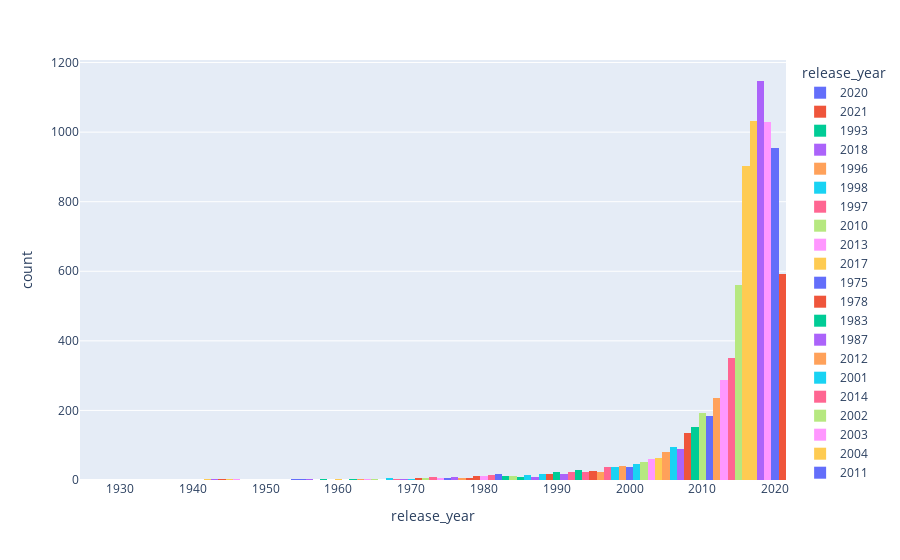

The notebook cell this image was saved under:
### Code cell
px.histogram(netflixdata_df,x="release_year",color="release_year")

### Figure 1 — Plotly figure (JSON) as saved in the notebook; plotly's stock layout.template omitted (floating-point values rounded to 4 significant figures; data arrays with more than 128 entries replaced by an {"elided": "..."} marker saying what was removed)
{"data": [{"alignmentgroup": "True", "bingroup": "x", "hovertemplate": "release_year=%{x}<br>count=%{y}<extra></extra>", "legendgroup": "2020", "marker": {"color": "#636efa", "pattern": {"shape": ""}}, "name": "2020", "offsetgroup": "2020", "orientation": "v", "showlegend": true, "type": "histogram", "x": {"elided": "953 int values"}, "xaxis": "x", "yaxis": "y"}, {"alignmentgroup": "True", "bingroup": "x", "hovertemplate": "release_year=%{x}<br>count=%{y}<extra></extra>", "legendgroup": "2021", "marker": {"color": "#EF553B", "pattern": {"shape": ""}}, "name": "2021", "offsetgroup": "2021", "orientation": "v", "showlegend": true, "type": "histogram", "x": {"elided": "592 int values"}, "xaxis": "x", "yaxis": "y"}, {"alignmentgroup": "True", "bingroup": "x", "hovertemplate": "release_year=%{x}<br>count=%{y}<extra></extra>", "legendgroup": "1993", "marker": {"color": "#00cc96", "pattern": {"shape": ""}}, "name": "1993", "offsetgroup": "1993", "orientation": "v", "showlegend": true, "type": "histogram", "x": [1993, 1993, 1993, 1993, 1993, 1993, 1993, 1993, 1993, 1993, 1993, 1993, 1993, 1993, 1993, 1993, 1993, 1993, 1993, 1993, 1993, 1993, 1993, 1993, 1993, 1993, 1993, 1993], "xaxis": "x", "yaxis": "y"}, {"alignmentgroup": "True", "bingroup": "x", "hovertemplate": "release_year=%{x}<br>count=%{y}<extra></extra>", "legendgroup": "2018", "marker": {"color": "#ab63fa", "pattern": {"shape": ""}}, "name": "2018", "offsetgroup": "2018", "orientation": "v", "showlegend": true, "type": "histogram", "x": {"elided": "1147 int values"}, "xaxis": "x", "yaxis": "y"}, {"alignmentgroup": "True", "bingroup": "x", "hovertemplate": "release_year=%{x}<br>count=%{y}<extra></extra>", "legendgroup": "1996", "marker": {"color": "#FFA15A", "pattern": {"shape": ""}}, "name": "1996", "offsetgroup": "1996", "orientation": "v", "showlegend": true, "type": "histogram", "x": [1996, 1996, 1996, 1996, 1996, 1996, 1996, 1996, 1996, 1996, 1996, 1996, 1996, 1996, 1996, 1996, 1996, 1996, 1996, 1996, 1996, 1996, 1996, 1996], "xaxis": "x", "yaxis": "y"}, {"alignmentgroup": "True", "bingroup": "x", "hovertemplate": "release_year=%{x}<br>count=%{y}<extra></extra>", "legendgroup": "1998", "marker": {"color": "#19d3f3", "pattern": {"shape": ""}}, "name": "1998", "offsetgroup": "1998", "orientation": "v", "showlegend": true, "type": "histogram", "x": [1998, 1998, 1998, 1998, 1998, 1998, 1998, 1998, 1998, 1998, 1998, 1998, 1998, 1998, 1998, 1998, 1998, 1998, 1998, 1998, 1998, 1998, 1998, 1998, 1998, 1998, 1998, 1998, 1998, 1998, 1998, 1998, 1998, 1998, 1998, 1998], "xaxis": "x", "yaxis": "y"}, {"alignmentgroup": "True", "bingroup": "x", "hovertemplate": "release_year=%{x}<br>count=%{y}<extra></extra>", "legendgroup": "1997", "marker": {"color": "#FF6692", "pattern": {"shape": ""}}, "name": "1997", "offsetgroup": "1997", "orientation": "v", "showlegend": true, "type": "histogram", "x": [1997, 1997, 1997, 1997, 1997, 1997, 1997, 1997, 1997, 1997, 1997, 1997, 1997, 1997, 1997, 1997, 1997, 1997, 1997, 1997, 1997, 1997, 1997, 1997, 1997, 1997, 1997, 1997, 1997, 1997, 1997, 1997, 1997, 1997, 1997, 1997, 1997, 1997], "xaxis": "x", "yaxis": "y"}, {"alignmentgroup": "True", "bingroup": "x", "hovertemplate": "release_year=%{x}<br>count=%{y}<extra></extra>", "legendgroup": "2010", "marker": {"color": "#B6E880", "pattern": {"shape": ""}}, "name": "2010", "offsetgroup": "2010", "orientation": "v", "showlegend": true, "type": "histogram", "x": {"elided": "194 int values"}, "xaxis": "x", "yaxis": "y"}, {"alignmentgroup": "True", "bingroup": "x", "hovertemplate": "release_year=%{x}<br>count=%{y}<extra></extra>", "legendgroup": "2013", "marker": {"color": "#FF97FF", "pattern": {"shape": ""}}, "name": "2013", "offsetgroup": "2013", "orientation": "v", "showlegend": true, "type": "histogram", "x": {"elided": "288 int values"}, "xaxis": "x", "yaxis": "y"}, {"alignmentgroup": "True", "bingroup": "x", "hovertemplate": "release_year=%{x}<br>count=%{y}<extra></extra>", "legendgroup": "2017", "marker": {"color": "#FECB52", "pattern": {"shape": ""}}, "name": "2017", "offsetgroup": "2017", "orientation": "v", "showlegend": true, "type": "histogram", "x": {"elided": "1032 int values"}, "xaxis": "x", "yaxis": "y"}, {"alignmentgroup": "True", "bingroup": "x", "hovertemplate": "release_year=%{x}<br>count=%{y}<extra></extra>", "legendgroup": "1975", "marker": {"color": "#636efa", "pattern": {"shape": ""}}, "name": "1975", "offsetgroup": "1975", "orientation": "v", "showlegend": true, "type": "histogram", "x": [1975, 1975, 1975, 1975, 1975, 1975, 1975], "xaxis": "x", "yaxis": "y"}, {"alignmentgroup": "True", "bingroup": "x", "hovertemplate": "release_year=%{x}<br>count=%{y}<extra></extra>", "legendgroup": "1978", "marker": {"color": "#EF553B", "pattern": {"shape": ""}}, "name": "1978", "offsetgroup": "1978", "orientation": "v", "showlegend": true, "type": "histogram", "x": [1978, 1978, 1978, 1978, 1978, 1978, 1978], "xaxis": "x", "yaxis": "y"}, {"alignmentgroup": "True", "bingroup": "x", "hovertemplate": "release_year=%{x}<br>count=%{y}<extra></extra>", "legendgroup": "1983", "marker": {"color": "#00cc96", "pattern": {"shape": ""}}, "name": "1983", "offsetgroup": "1983", "orientation": "v", "showlegend": true, "type": "histogram", "x": [1983, 1983, 1983, 1983, 1983, 1983, 1983, 1983, 1983, 1983, 1983], "xaxis": "x", "yaxis": "y"}, {"alignmentgroup": "True", "bingroup": "x", "hovertemplate": "release_year=%{x}<br>count=%{y}<extra></extra>", "legendgroup": "1987", "marker": {"color": "#ab63fa", "pattern": {"shape": ""}}, "name": "1987", "offsetgroup": "1987", "orientation": "v", "showlegend": true, "type": "histogram", "x": [1987, 1987, 1987, 1987, 1987, 1987, 1987, 1987], "xaxis": "x", "yaxis": "y"}, {"alignmentgroup": "True", "bingroup": "x", "hovertemplate": "release_year=%{x}<br>count=%{y}<extra></extra>", "legendgroup": "2012", "marker": {"color": "#FFA15A", "pattern": {"shape": ""}}, "name": "2012", "offsetgroup": "2012", "orientation": "v", "showlegend": true, "type": "histogram", "x": {"elided": "237 int values"}, "xaxis": "x", "yaxis": "y"}, {"alignmentgroup": "True", "bingroup": "x", "hovertemplate": "release_year=%{x}<br>count=%{y}<extra></extra>", "legendgroup": "2001", "marker": {"color": "#19d3f3", "pattern": {"shape": ""}}, "name": "2001", "offsetgroup": "2001", "orientation": "v", "showlegend": true, "type": "histogram", "x": [2001, 2001, 2001, 2001, 2001, 2001, 2001, 2001, 2001, 2001, 2001, 2001, 2001, 2001, 2001, 2001, 2001, 2001, 2001, 2001, 2001, 2001, 2001, 2001, 2001, 2001, 2001, 2001, 2001, 2001, 2001, 2001, 2001, 2001, 2001, 2001, 2001, 2001, 2001, 2001, 2001, 2001, 2001, 2001, 2001], "xaxis": "x", "yaxis": "y"}, {"alignmentgroup": "True", "bingroup": "x", "hovertemplate": "release_year=%{x}<br>count=%{y}<extra></extra>", "legendgroup": "2014", "marker": {"color": "#FF6692", "pattern": {"shape": ""}}, "name": "2014", "offsetgroup": "2014", "orientation": "v", "showlegend": true, "type": "histogram", "x": {"elided": "352 int values"}, "xaxis": "x", "yaxis": "y"}, {"alignmentgroup": "True", "bingroup": "x", "hovertemplate": "release_year=%{x}<br>count=%{y}<extra></extra>", "legendgroup": "2002", "marker": {"color": "#B6E880", "pattern": {"shape": ""}}, "name": "2002", "offsetgroup": "2002", "orientation": "v", "showlegend": true, "type": "histogram", "x": [2002, 2002, 2002, 2002, 2002, 2002, 2002, 2002, 2002, 2002, 2002, 2002, 2002, 2002, 2002, 2002, 2002, 2002, 2002, 2002, 2002, 2002, 2002, 2002, 2002, 2002, 2002, 2002, 2002, 2002, 2002, 2002, 2002, 2002, 2002, 2002, 2002, 2002, 2002, 2002, 2002, 2002, 2002, 2002, 2002, 2002, 2002, 2002, 2002, 2002, 2002], "xaxis": "x", "yaxis": "y"}, {"alignmentgroup": "True", "bingroup": "x", "hovertemplate": "release_year=%{x}<br>count=%{y}<extra></extra>", "legendgroup": "2003", "marker": {"color": "#FF97FF", "pattern": {"shape": ""}}, "name": "2003", "offsetgroup": "2003", "orientation": "v", "showlegend": true, "type": "histogram", "x": [2003, 2003, 2003, 2003, 2003, 2003, 2003, 2003, 2003, 2003, 2003, 2003, 2003, 2003, 2003, 2003, 2003, 2003, 2003, 2003, 2003, 2003, 2003, 2003, 2003, 2003, 2003, 2003, 2003, 2003, 2003, 2003, 2003, 2003, 2003, 2003, 2003, 2003, 2003, 2003, 2003, 2003, 2003, 2003, 2003, 2003, 2003, 2003, 2003, 2003, 2003, 2003, 2003, 2003, 2003, 2003, 2003, 2003, 2003, 2003, 2003], "xaxis": "x", "yaxis": "y"}, {"alignmentgroup": "True", "bingroup": "x", "hovertemplate": "release_year=%{x}<br>count=%{y}<extra></extra>", "legendgroup": "2004", "marker": {"color": "#FECB52", "pattern": {"shape": ""}}, "name": "2004", "offsetgroup": "2004", "orientation": "v", "showlegend": true, "type": "histogram", "x": [2004, 2004, 2004, 2004, 2004, 2004, 2004, 2004, 2004, 2004, 2004, 2004, 2004, 2004, 2004, 2004, 2004, 2004, 2004, 2004, 2004, 2004, 2004, 2004, 2004, 2004, 2004, 2004, 2004, 2004, 2004, 2004, 2004, 2004, 2004, 2004, 2004, 2004, 2004, 2004, 2004, 2004, 2004, 2004, 2004, 2004, 2004, 2004, 2004, 2004, 2004, 2004, 2004, 2004, 2004, 2004, 2004, 2004, 2004, 2004, 2004, 2004, 2004, 2004], "xaxis": "x", "yaxis": "y"}, {"alignmentgroup": "True", "bingroup": "x", "hovertemplate": "release_year=%{x}<br>count=%{y}<extra></extra>", "legendgroup": "2011", "marker": {"color": "#636efa", "pattern": {"shape": ""}}, "name": "2011", "offsetgroup": "2011", "orientation": "v", "showlegend": true, "type": "histogram", "x": {"elided": "185 int values"}, "xaxis": "x", "yaxis": "y"}, {"alignmentgroup": "True", "bingroup": "x", "hovertemplate": "release_year=%{x}<br>count=%{y}<extra></extra>", "legendgroup": "2008", "marker": {"color": "#EF553B", "pattern": {"shape": ""}}, "name": "2008", "offsetgroup": "2008", "orientation": "v", "showlegend": true, "type": "histogram", "x": {"elided": "136 int values"}, "xaxis": "x", "yaxis": "y"}, {"alignmentgroup": "True", "bingroup": "x", "hovertemplate": "release_year=%{x}<br>count=%{y}<extra></extra>", "legendgroup": "2009", "marker": {"color": "#00cc96", "pattern": {"shape": ""}}, "name": "2009", "offsetgroup": "2009", "orientation": "v", "showlegend": true, "type": "histogram", "x": {"elided": "152 int values"}, "xaxis": "x", "yaxis": "y"}, {"alignmentgroup": "True", "bingroup": "x", "hovertemplate": "release_year=%{x}<br>count=%{y}<extra></extra>", "legendgroup": "2007", "marker": {"color": "#ab63fa", "pattern": {"shape": ""}}, "name": "2007", "offsetgroup": "2007", "orientation": "v", "showlegend": true, "type": "histogram", "x": [2007, 2007, 2007, 2007, 2007, 2007, 2007, 2007, 2007, 2007, 2007, 2007, 2007, 2007, 2007, 2007, 2007, 2007, 2007, 2007, 2007, 2007, 2007, 2007, 2007, 2007, 2007, 2007, 2007, 2007, 2007, 2007, 2007, 2007, 2007, 2007, 2007, 2007, 2007, 2007, 2007, 2007, 2007, 2007, 2007, 2007, 2007, 2007, 2007, 2007, 2007, 2007, 2007, 2007, 2007, 2007, 2007, 2007, 2007, 2007, 2007, 2007, 2007, 2007, 2007, 2007, 2007, 2007, 2007, 2007, 2007, 2007, 2007, 2007, 2007, 2007, 2007, 2007, 2007, 2007, 2007, 2007, 2007, 2007, 2007, 2007, 2007, 2007], "xaxis": "x", "yaxis": "y"}, {"alignmentgroup": "True", "bingroup": "x", "hovertemplate": "release_year=%{x}<br>count=%{y}<extra></extra>", "legendgroup": "2005", "marker": {"color": "#FFA15A", "pattern": {"shape": ""}}, "name": "2005", "offsetgroup": "2005", "orientation": "v", "showlegend": true, "type": "histogram", "x": [2005, 2005, 2005, 2005, 2005, 2005, 2005, 2005, 2005, 2005, 2005, 2005, 2005, 2005, 2005, 2005, 2005, 2005, 2005, 2005, 2005, 2005, 2005, 2005, 2005, 2005, 2005, 2005, 2005, 2005, 2005, 2005, 2005, 2005, 2005, 2005, 2005, 2005, 2005, 2005, 2005, 2005, 2005, 2005, 2005, 2005, 2005, 2005, 2005, 2005, 2005, 2005, 2005, 2005, 2005, 2005, 2005, 2005, 2005, 2005, 2005, 2005, 2005, 2005, 2005, 2005, 2005, 2005, 2005, 2005, 2005, 2005, 2005, 2005, 2005, 2005, 2005, 2005, 2005, 2005], "xaxis": "x", "yaxis": "y"}, {"alignmentgroup": "True", "bingroup": "x", "hovertemplate": "release_year=%{x}<br>count=%{y}<extra></extra>", "legendgroup": "2006", "marker": {"color": "#19d3f3", "pattern": {"shape": ""}}, "name": "2006", "offsetgroup": "2006", "orientation": "v", "showlegend": true, "type": "histogram", "x": [2006, 2006, 2006, 2006, 2006, 2006, 2006, 2006, 2006, 2006, 2006, 2006, 2006, 2006, 2006, 2006, 2006, 2006, 2006, 2006, 2006, 2006, 2006, 2006, 2006, 2006, 2006, 2006, 2006, 2006, 2006, 2006, 2006, 2006, 2006, 2006, 2006, 2006, 2006, 2006, 2006, 2006, 2006, 2006, 2006, 2006, 2006, 2006, 2006, 2006, 2006, 2006, 2006, 2006, 2006, 2006, 2006, 2006, 2006, 2006, 2006, 2006, 2006, 2006, 2006, 2006, 2006, 2006, 2006, 2006, 2006, 2006, 2006, 2006, 2006, 2006, 2006, 2006, 2006, 2006, 2006, 2006, 2006, 2006, 2006, 2006, 2006, 2006, 2006, 2006, 2006, 2006, 2006, 2006, 2006, 2006], "xaxis": "x", "yaxis": "y"}, {"alignmentgroup": "True", "bingroup": "x", "hovertemplate": "release_year=%{x}<br>count=%{y}<extra></extra>", "legendgroup": "1994", "marker": {"color": "#FF6692", "pattern": {"shape": ""}}, "name": "1994", "offsetgroup": "1994", "orientation": "v", "showlegend": true, "type": "histogram", "x": [1994, 1994, 1994, 1994, 1994, 1994, 1994, 1994, 1994, 1994, 1994, 1994, 1994, 1994, 1994, 1994, 1994, 1994, 1994, 1994, 1994, 1994], "xaxis": "x", "yaxis": "y"}, {"alignmentgroup": "True", "bingroup": "x", "hovertemplate": "release_year=%{x}<br>count=%{y}<extra></extra>", "legendgroup": "2015", "marker": {"color": "#B6E880", "pattern": {"shape": ""}}, "name": "2015", "offsetgroup": "2015", "orientation": "v", "showlegend": true, "type": "histogram", "x": {"elided": "560 int values"}, "xaxis": "x", "yaxis": "y"}, {"alignmentgroup": "True", "bingroup": "x", "hovertemplate": "release_year=%{x}<br>count=%{y}<extra></extra>", "legendgroup": "2019", "marker": {"color": "#FF97FF", "pattern": {"shape": ""}}, "name": "2019", "offsetgroup": "2019", "orientation": "v", "showlegend": true, "type": "histogram", "x": {"elided": "1030 int values"}, "xaxis": "x", "yaxis": "y"}, {"alignmentgroup": "True", "bingroup": "x", "hovertemplate": "release_year=%{x}<br>count=%{y}<extra></extra>", "legendgroup": "2016", "marker": {"color": "#FECB52", "pattern": {"shape": ""}}, "name": "2016", "offsetgroup": "2016", "orientation": "v", "showlegend": true, "type": "histogram", "x": {"elided": "902 int values"}, "xaxis": "x", "yaxis": "y"}, {"alignmentgroup": "True", "bingroup": "x", "hovertemplate": "release_year=%{x}<br>count=%{y}<extra></extra>", "legendgroup": "1982", "marker": {"color": "#636efa", "pattern": {"shape": ""}}, "name": "1982", "offsetgroup": "1982", "orientation": "v", "showlegend": true, "type": "histogram", "x": [1982, 1982, 1982, 1982, 1982, 1982, 1982, 1982, 1982, 1982, 1982, 1982, 1982, 1982, 1982, 1982, 1982], "xaxis": "x", "yaxis": "y"}, {"alignmentgroup": "True", "bingroup": "x", "hovertemplate": "release_year=%{x}<br>count=%{y}<extra></extra>", "legendgroup": "1989", "marker": {"color": "#EF553B", "pattern": {"shape": ""}}, "name": "1989", "offsetgroup": "1989", "orientation": "v", "showlegend": true, "type": "histogram", "x": [1989, 1989, 1989, 1989, 1989, 1989, 1989, 1989, 1989, 1989, 1989, 1989, 1989, 1989, 1989, 1989], "xaxis": "x", "yaxis": "y"}, {"alignmentgroup": "True", "bingroup": "x", "hovertemplate": "release_year=%{x}<br>count=%{y}<extra></extra>", "legendgroup": "1990", "marker": {"color": "#00cc96", "pattern": {"shape": ""}}, "name": "1990", "offsetgroup": "1990", "orientation": "v", "showlegend": true, "type": "histogram", "x": [1990, 1990, 1990, 1990, 1990, 1990, 1990, 1990, 1990, 1990, 1990, 1990, 1990, 1990, 1990, 1990, 1990, 1990, 1990, 1990, 1990, 1990], "xaxis": "x", "yaxis": "y"}, {"alignmentgroup": "True", "bingroup": "x", "hovertemplate": "release_year=%{x}<br>count=%{y}<extra></extra>", "legendgroup": "1991", "marker": {"color": "#ab63fa", "pattern": {"shape": ""}}, "name": "1991", "offsetgroup": "1991", "orientation": "v", "showlegend": true, "type": "histogram", "x": [1991, 1991, 1991, 1991, 1991, 1991, 1991, 1991, 1991, 1991, 1991, 1991, 1991, 1991, 1991, 1991, 1991], "xaxis": "x", "yaxis": "y"}, {"alignmentgroup": "True", "bingroup": "x", "hovertemplate": "release_year=%{x}<br>count=%{y}<extra></extra>", "legendgroup": "1999", "marker": {"color": "#FFA15A", "pattern": {"shape": ""}}, "name": "1999", "offsetgroup": "1999", "orientation": "v", "showlegend": true, "type": "histogram", "x": [1999, 1999, 1999, 1999, 1999, 1999, 1999, 1999, 1999, 1999, 1999, 1999, 1999, 1999, 1999, 1999, 1999, 1999, 1999, 1999, 1999, 1999, 1999, 1999, 1999, 1999, 1999, 1999, 1999, 1999, 1999, 1999, 1999, 1999, 1999, 1999, 1999, 1999, 1999], "xaxis": "x", "yaxis": "y"}, {"alignmentgroup": "True", "bingroup": "x", "hovertemplate": "release_year=%{x}<br>count=%{y}<extra></extra>", "legendgroup": "1986", "marker": {"color": "#19d3f3", "pattern": {"shape": ""}}, "name": "1986", "offsetgroup": "1986", "orientation": "v", "showlegend": true, "type": "histogram", "x": [1986, 1986, 1986, 1986, 1986, 1986, 1986, 1986, 1986, 1986, 1986, 1986, 1986], "xaxis": "x", "yaxis": "y"}, {"alignmentgroup": "True", "bingroup": "x", "hovertemplate": "release_year=%{x}<br>count=%{y}<extra></extra>", "legendgroup": "1992", "marker": {"color": "#FF6692", "pattern": {"shape": ""}}, "name": "1992", "offsetgroup": "1992", "orientation": "v", "showlegend": true, "type": "histogram", "x": [1992, 1992, 1992, 1992, 1992, 1992, 1992, 1992, 1992, 1992, 1992, 1992, 1992, 1992, 1992, 1992, 1992, 1992, 1992, 1992, 1992, 1992, 1992], "xaxis": "x", "yaxis": "y"}, {"alignmentgroup": "True", "bingroup": "x", "hovertemplate": "release_year=%{x}<br>count=%{y}<extra></extra>", "legendgroup": "1984", "marker": {"color": "#B6E880", "pattern": {"shape": ""}}, "name": "1984", "offsetgroup": "1984", "orientation": "v", "showlegend": true, "type": "histogram", "x": [1984, 1984, 1984, 1984, 1984, 1984, 1984, 1984, 1984, 1984, 1984, 1984], "xaxis": "x", "yaxis": "y"}, {"alignmentgroup": "True", "bingroup": "x", "hovertemplate": "release_year=%{x}<br>count=%{y}<extra></extra>", "legendgroup": "1980", "marker": {"color": "#FF97FF", "pattern": {"shape": ""}}, "name": "1980", "offsetgroup": "1980", "orientation": "v", "showlegend": true, "type": "histogram", "x": [1980, 1980, 1980, 1980, 1980, 1980, 1980, 1980, 1980, 1980, 1980], "xaxis": "x", "yaxis": "y"}, {"alignmentgroup": "True", "bingroup": "x", "hovertemplate": "release_year=%{x}<br>count=%{y}<extra></extra>", "legendgroup": "1961", "marker": {"color": "#FECB52", "pattern": {"shape": ""}}, "name": "1961", "offsetgroup": "1961", "orientation": "v", "showlegend": true, "type": "histogram", "x": [1961], "xaxis": "x", "yaxis": "y"}, {"alignmentgroup": "True", "bingroup": "x", "hovertemplate": "release_year=%{x}<br>count=%{y}<extra></extra>", "legendgroup": "2000", "marker": {"color": "#636efa", "pattern": {"shape": ""}}, "name": "2000", "offsetgroup": "2000", "orientation": "v", "showlegend": true, "type": "histogram", "x": [2000, 2000, 2000, 2000, 2000, 2000, 2000, 2000, 2000, 2000, 2000, 2000, 2000, 2000, 2000, 2000, 2000, 2000, 2000, 2000, 2000, 2000, 2000, 2000, 2000, 2000, 2000, 2000, 2000, 2000, 2000, 2000, 2000, 2000, 2000, 2000, 2000], "xaxis": "x", "yaxis": "y"}, {"alignmentgroup": "True", "bingroup": "x", "hovertemplate": "release_year=%{x}<br>count=%{y}<extra></extra>", "legendgroup": "1995", "marker": {"color": "#EF553B", "pattern": {"shape": ""}}, "name": "1995", "offsetgroup": "1995", "orientation": "v", "showlegend": true, "type": "histogram", "x": [1995, 1995, 1995, 1995, 1995, 1995, 1995, 1995, 1995, 1995, 1995, 1995, 1995, 1995, 1995, 1995, 1995, 1995, 1995, 1995, 1995, 1995, 1995, 1995, 1995], "xaxis": "x", "yaxis": "y"}, {"alignmentgroup": "True", "bingroup": "x", "hovertemplate": "release_year=%{x}<br>count=%{y}<extra></extra>", "legendgroup": "1985", "marker": {"color": "#00cc96", "pattern": {"shape": ""}}, "name": "1985", "offsetgroup": "1985", "orientation": "v", "showlegend": true, "type": "histogram", "x": [1985, 1985, 1985, 1985, 1985, 1985, 1985, 1985, 1985, 1985], "xaxis": "x", "yaxis": "y"}, {"alignmentgroup": "True", "bingroup": "x", "hovertemplate": "release_year=%{x}<br>count=%{y}<extra></extra>", "legendgroup": "1976", "marker": {"color": "#ab63fa", "pattern": {"shape": ""}}, "name": "1976", "offsetgroup": "1976", "orientation": "v", "showlegend": true, "type": "histogram", "x": [1976, 1976, 1976, 1976, 1976, 1976, 1976, 1976, 1976], "xaxis": "x", "yaxis": "y"}, {"alignmentgroup": "True", "bingroup": "x", "hovertemplate": "release_year=%{x}<br>count=%{y}<extra></extra>", "legendgroup": "1959", "marker": {"color": "#FFA15A", "pattern": {"shape": ""}}, "name": "1959", "offsetgroup": "1959", "orientation": "v", "showlegend": true, "type": "histogram", "x": [1959], "xaxis": "x", "yaxis": "y"}, {"alignmentgroup": "True", "bingroup": "x", "hovertemplate": "release_year=%{x}<br>count=%{y}<extra></extra>", "legendgroup": "1988", "marker": {"color": "#19d3f3", "pattern": {"shape": ""}}, "name": "1988", "offsetgroup": "1988", "orientation": "v", "showlegend": true, "type": "histogram", "x": [1988, 1988, 1988, 1988, 1988, 1988, 1988, 1988, 1988, 1988, 1988, 1988, 1988, 1988, 1988, 1988, 1988, 1988], "xaxis": "x", "yaxis": "y"}, {"alignmentgroup": "True", "bingroup": "x", "hovertemplate": "release_year=%{x}<br>count=%{y}<extra></extra>", "legendgroup": "1981", "marker": {"color": "#FF6692", "pattern": {"shape": ""}}, "name": "1981", "offsetgroup": "1981", "orientation": "v", "showlegend": true, "type": "histogram", "x": [1981, 1981, 1981, 1981, 1981, 1981, 1981, 1981, 1981, 1981, 1981, 1981, 1981], "xaxis": "x", "yaxis": "y"}, {"alignmentgroup": "True", "bingroup": "x", "hovertemplate": "release_year=%{x}<br>count=%{y}<extra></extra>", "legendgroup": "1972", "marker": {"color": "#B6E880", "pattern": {"shape": ""}}, "name": "1972", "offsetgroup": "1972", "orientation": "v", "showlegend": true, "type": "histogram", "x": [1972, 1972, 1972, 1972, 1972], "xaxis": "x", "yaxis": "y"}, {"alignmentgroup": "True", "bingroup": "x", "hovertemplate": "release_year=%{x}<br>count=%{y}<extra></extra>", "legendgroup": "1964", "marker": {"color": "#FF97FF", "pattern": {"shape": ""}}, "name": "1964", "offsetgroup": "1964", "orientation": "v", "showlegend": true, "type": "histogram", "x": [1964, 1964], "xaxis": "x", "yaxis": "y"}, {"alignmentgroup": "True", "bingroup": "x", "hovertemplate": "release_year=%{x}<br>count=%{y}<extra></extra>", "legendgroup": "1945", "marker": {"color": "#FECB52", "pattern": {"shape": ""}}, "name": "1945", "offsetgroup": "1945", "orientation": "v", "showlegend": true, "type": "histogram", "x": [1945, 1945, 1945, 1945], "xaxis": "x", "yaxis": "y"}, {"alignmentgroup": "True", "bingroup": "x", "hovertemplate": "release_year=%{x}<br>count=%{y}<extra></extra>", "legendgroup": "1954", "marker": {"color": "#636efa", "pattern": {"shape": ""}}, "name": "1954", "offsetgroup": "1954", "orientation": "v", "showlegend": true, "type": "histogram", "x": [1954, 1954], "xaxis": "x", "yaxis": "y"}, {"alignmentgroup": "True", "bingroup": "x", "hovertemplate": "release_year=%{x}<br>count=%{y}<extra></extra>", "legendgroup": "1979", "marker": {"color": "#EF553B", "pattern": {"shape": ""}}, "name": "1979", "offsetgroup": "1979", "orientation": "v", "showlegend": true, "type": "histogram", "x": [1979, 1979, 1979, 1979, 1979, 1979, 1979, 1979, 1979, 1979, 1979], "xaxis": "x", "yaxis": "y"}, {"alignmentgroup": "True", "bingroup": "x", "hovertemplate": "release_year=%{x}<br>count=%{y}<extra></extra>", "legendgroup": "1958", "marker": {"color": "#00cc96", "pattern": {"shape": ""}}, "name": "1958", "offsetgroup": "1958", "orientation": "v", "showlegend": true, "type": "histogram", "x": [1958, 1958, 1958], "xaxis": "x", "yaxis": "y"}, {"alignmentgroup": "True", "bingroup": "x", "hovertemplate": "release_year=%{x}<br>count=%{y}<extra></extra>", "legendgroup": "1956", "marker": {"color": "#ab63fa", "pattern": {"shape": ""}}, "name": "1956", "offsetgroup": "1956", "orientation": "v", "showlegend": true, "type": "histogram", "x": [1956, 1956], "xaxis": "x", "yaxis": "y"}, {"alignmentgroup": "True", "bingroup": "x", "hovertemplate": "release_year=%{x}<br>count=%{y}<extra></extra>", "legendgroup": "1963", "marker": {"color": "#FFA15A", "pattern": {"shape": ""}}, "name": "1963", "offsetgroup": "1963", "orientation": "v", "showlegend": true, "type": "histogram", "x": [1963, 1963], "xaxis": "x", "yaxis": "y"}, {"alignmentgroup": "True", "bingroup": "x", "hovertemplate": "release_year=%{x}<br>count=%{y}<extra></extra>", "legendgroup": "1970", "marker": {"color": "#19d3f3", "pattern": {"shape": ""}}, "name": "1970", "offsetgroup": "1970", "orientation": "v", "showlegend": true, "type": "histogram", "x": [1970, 1970], "xaxis": "x", "yaxis": "y"}, {"alignmentgroup": "True", "bingroup": "x", "hovertemplate": "release_year=%{x}<br>count=%{y}<extra></extra>", "legendgroup": "1973", "marker": {"color": "#FF6692", "pattern": {"shape": ""}}, "name": "1973", "offsetgroup": "1973", "orientation": "v", "showlegend": true, "type": "histogram", "x": [1973, 1973, 1973, 1973, 1973, 1973, 1973, 1973, 1973, 1973], "xaxis": "x", "yaxis": "y"}, {"alignmentgroup": "True", "bingroup": "x", "hovertemplate": "release_year=%{x}<br>count=%{y}<extra></extra>", "legendgroup": "1925", "marker": {"color": "#B6E880", "pattern": {"shape": ""}}, "name": "1925", "offsetgroup": "1925", "orientation": "v", "showlegend": true, "type": "histogram", "x": [1925], "xaxis": "x", "yaxis": "y"}, {"alignmentgroup": "True", "bingroup": "x", "hovertemplate": "release_year=%{x}<br>count=%{y}<extra></extra>", "legendgroup": "1974", "marker": {"color": "#FF97FF", "pattern": {"shape": ""}}, "name": "1974", "offsetgroup": "1974", "orientation": "v", "showlegend": true, "type": "histogram", "x": [1974, 1974, 1974, 1974, 1974, 1974, 1974], "xaxis": "x", "yaxis": "y"}, {"alignmentgroup": "True", "bingroup": "x", "hovertemplate": "release_year=%{x}<br>count=%{y}<extra></extra>", "legendgroup": "1960", "marker": {"color": "#FECB52", "pattern": {"shape": ""}}, "name": "1960", "offsetgroup": "1960", "orientation": "v", "showlegend": true, "type": "histogram", "x": [1960, 1960, 1960, 1960], "xaxis": "x", "yaxis": "y"}, {"alignmentgroup": "True", "bingroup": "x", "hovertemplate": "release_year=%{x}<br>count=%{y}<extra></extra>", "legendgroup": "1966", "marker": {"color": "#636efa", "pattern": {"shape": ""}}, "name": "1966", "offsetgroup": "1966", "orientation": "v", "showlegend": true, "type": "histogram", "x": [1966], "xaxis": "x", "yaxis": "y"}, {"alignmentgroup": "True", "bingroup": "x", "hovertemplate": "release_year=%{x}<br>count=%{y}<extra></extra>", "legendgroup": "1971", "marker": {"color": "#EF553B", "pattern": {"shape": ""}}, "name": "1971", "offsetgroup": "1971", "orientation": "v", "showlegend": true, "type": "histogram", "x": [1971, 1971, 1971, 1971, 1971], "xaxis": "x", "yaxis": "y"}, {"alignmentgroup": "True", "bingroup": "x", "hovertemplate": "release_year=%{x}<br>count=%{y}<extra></extra>", "legendgroup": "1962", "marker": {"color": "#00cc96", "pattern": {"shape": ""}}, "name": "1962", "offsetgroup": "1962", "orientation": "v", "showlegend": true, "type": "histogram", "x": [1962, 1962, 1962], "xaxis": "x", "yaxis": "y"}, {"alignmentgroup": "True", "bingroup": "x", "hovertemplate": "release_year=%{x}<br>count=%{y}<extra></extra>", "legendgroup": "1969", "marker": {"color": "#ab63fa", "pattern": {"shape": ""}}, "name": "1969", "offsetgroup": "1969", "orientation": "v", "showlegend": true, "type": "histogram", "x": [1969, 1969], "xaxis": "x", "yaxis": "y"}, {"alignmentgroup": "True", "bingroup": "x", "hovertemplate": "release_year=%{x}<br>count=%{y}<extra></extra>", "legendgroup": "1977", "marker": {"color": "#FFA15A", "pattern": {"shape": ""}}, "name": "1977", "offsetgroup": "1977", "orientation": "v", "showlegend": true, "type": "histogram", "x": [1977, 1977, 1977, 1977, 1977, 1977, 1977], "xaxis": "x", "yaxis": "y"}, {"alignmentgroup": "True", "bingroup": "x", "hovertemplate": "release_year=%{x}<br>count=%{y}<extra></extra>", "legendgroup": "1967", "marker": {"color": "#19d3f3", "pattern": {"shape": ""}}, "name": "1967", "offsetgroup": "1967", "orientation": "v", "showlegend": true, "type": "histogram", "x": [1967, 1967, 1967, 1967, 1967], "xaxis": "x", "yaxis": "y"}, {"alignmentgroup": "True", "bingroup": "x", "hovertemplate": "release_year=%{x}<br>count=%{y}<extra></extra>", "legendgroup": "1968", "marker": {"color": "#FF6692", "pattern": {"shape": ""}}, "name": "1968", "offsetgroup": "1968", "orientation": "v", "showlegend": true, "type": "histogram", "x": [1968, 1968, 1968], "xaxis": "x", "yaxis": "y"}, {"alignmentgroup": "True", "bingroup": "x", "hovertemplate": "release_year=%{x}<br>count=%{y}<extra></extra>", "legendgroup": "1965", "marker": {"color": "#B6E880", "pattern": {"shape": ""}}, "name": "1965", "offsetgroup": "1965", "orientation": "v", "showlegend": true, "type": "histogram", "x": [1965, 1965], "xaxis": "x", "yaxis": "y"}, {"alignmentgroup": "True", "bingroup": "x", "hovertemplate": "release_year=%{x}<br>count=%{y}<extra></extra>", "legendgroup": "1946", "marker": {"color": "#FF97FF", "pattern": {"shape": ""}}, "name": "1946", "offsetgroup": "1946", "orientation": "v", "showlegend": true, "type": "histogram", "x": [1946, 1946], "xaxis": "x", "yaxis": "y"}, {"alignmentgroup": "True", "bingroup": "x", "hovertemplate": "release_year=%{x}<br>count=%{y}<extra></extra>", "legendgroup": "1942", "marker": {"color": "#FECB52", "pattern": {"shape": ""}}, "name": "1942", "offsetgroup": "1942", "orientation": "v", "showlegend": true, "type": "histogram", "x": [1942, 1942], "xaxis": "x", "yaxis": "y"}, {"alignmentgroup": "True", "bingroup": "x", "hovertemplate": "release_year=%{x}<br>count=%{y}<extra></extra>", "legendgroup": "1955", "marker": {"color": "#636efa", "pattern": {"shape": ""}}, "name": "1955", "offsetgroup": "1955", "orientation": "v", "showlegend": true, "type": "histogram", "x": [1955, 1955, 1955], "xaxis": "x", "yaxis": "y"}, {"alignmentgroup": "True", "bingroup": "x", "hovertemplate": "release_year=%{x}<br>count=%{y}<extra></extra>", "legendgroup": "1944", "marker": {"color": "#EF553B", "pattern": {"shape": ""}}, "name": "1944", "offsetgroup": "1944", "orientation": "v", "showlegend": true, "type": "histogram", "x": [1944, 1944, 1944], "xaxis": "x", "yaxis": "y"}, {"alignmentgroup": "True", "bingroup": "x", "hovertemplate": "release_year=%{x}<br>count=%{y}<extra></extra>", "legendgroup": "1947", "marker": {"color": "#00cc96", "pattern": {"shape": ""}}, "name": "1947", "offsetgroup": "1947", "orientation": "v", "showlegend": true, "type": "histogram", "x": [1947], "xaxis": "x", "yaxis": "y"}, {"alignmentgroup": "True", "bingroup": "x", "hovertemplate": "release_year=%{x}<br>count=%{y}<extra></extra>", "legendgroup": "1943", "marker": {"color": "#ab63fa", "pattern": {"shape": ""}}, "name": "1943", "offsetgroup": "1943", "orientation": "v", "showlegend": true, "type": "histogram", "x": [1943, 1943, 1943], "xaxis": "x", "yaxis": "y"}], "layout": {"barmode": "relative", "legend": {"title": {"text": "release_year"}, "tracegroupgap": 0}, "margin": {"t": 60}, "xaxis": {"anchor": "y", "categoryarray": [2020, 2021, 1993, 2018, 1996, 1998, 1997, 2010, 2013, 2017, 1975, 1978, 1983, 1987, 2012, 2001, 2014, 2002, 2003, 2004, 2011, 2008, 2009, 2007, 2005, 2006, 1994, 2015, 2019, 2016, 1982, 1989, 1990, 1991, 1999, 1986, 1992, 1984, 1980, 1961, 2000, 1995, 1985, 1976, 1959, 1988, 1981, 1972, 1964, 1945, 1954, 1979, 1958, 1956, 1963, 1970, 1973, 1925, 1974, 1960, 1966, 1971, 1962, 1969, 1977, 1967, 1968, 1965, 1946, 1942, 1955, 1944, 1947, 1943], "categoryorder": "array", "domain": [0, 1], "title": {"text": "release_year"}}, "yaxis": {"anchor": "x", "domain": [0, 1], "title": {"text": "count"}}}}
